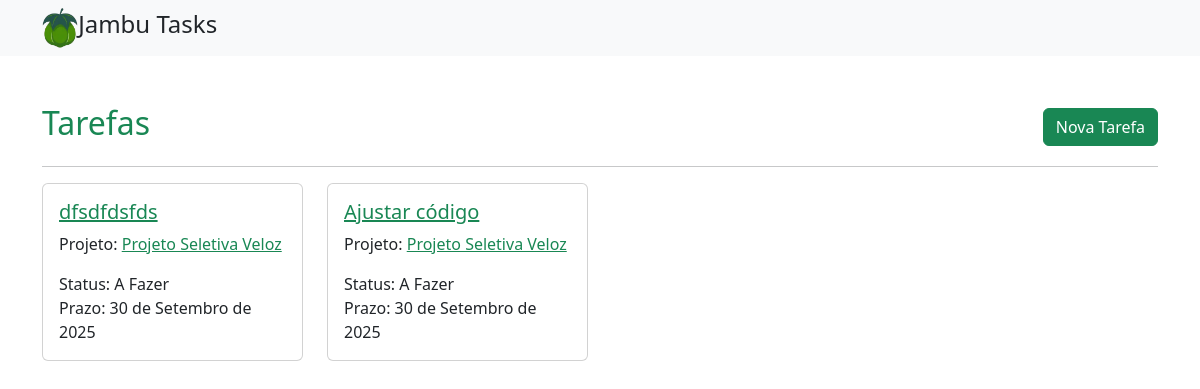
The app's page /tarefas/ (signed in), older data.
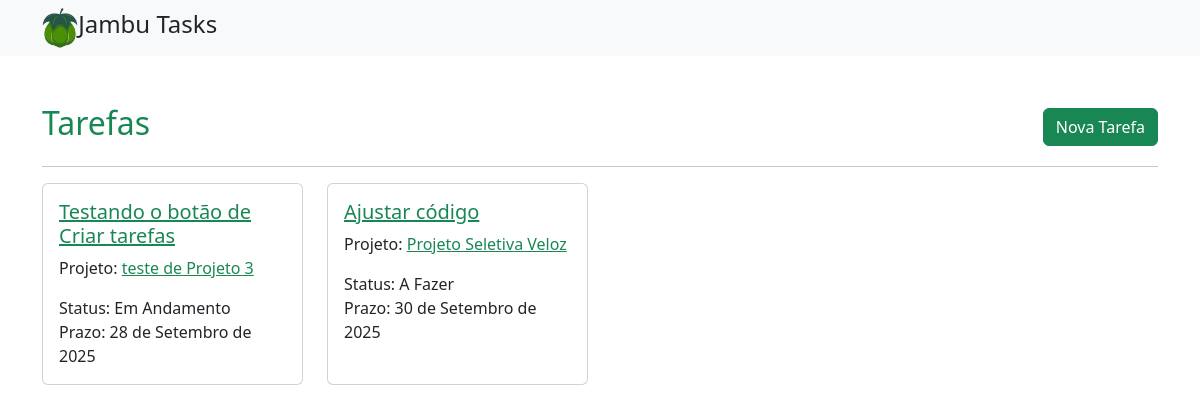
The same page, newer data.
### tarefas/models.py (models this page shows, shortened)
class Tarefa(models.Model):
    STATUS = [
        ('a_fazer', 'A Fazer'),
        ('em_andamento', 'Em Andamento'),
        ('concluida', 'Concluída'),
    ]
    nome = models.CharField("Nome", max_length=200, default="Sem nome")
    detalhes = models.TextField("Detalhes", blank=True)
    projeto = models.ForeignKey(Projeto, on_delete=models.CASCADE, verbose_name="Projeto")
    responsavel = models.ForeignKey(User, on_delete=models.SET_NULL, null=True, blank=True, related_name='minhas_tarefas', verbose_name="Responsável")
    prazo = models.DateField("Prazo", null=True, blank=True)
    status = models.CharField("Status", max_length=20, choices=STATUS, default='a_fazer')
    criado_em = models.DateTimeField("Criado em", auto_now_add=True)

### projetos/models.py (models this page shows, shortened)
class Projeto(models.Model):
    titulo = models.CharField("Título", max_length=200, default="Sem título")
    descricao = models.TextField("Descrição", blank=True)
    participantes = models.ManyToManyField(
        User,
        related_name='participacao_projetos',
        blank=True,
        verbose_name="Participantes"
    )
    criador = models.ForeignKey(
        User,
        on_delete=models.SET_NULL,
        null=True,
        related_name='projetos_criados',
        verbose_name="Criador"
    )
    criado_em = models.DateTimeField("Criado em", auto_now_add=True)

### tarefas/views.py (the view)
# urls.py: path('', ListaTarefas.as_view(), name='lista_tarefas'),
class ListaTarefas(LoginRequiredMixin, generic.ListView):
    model = Tarefa
    template_name = 'tarefas/lista_tarefas.html'
    context_object_name = 'tarefas'
    ordering = ['-criado_em']
    def get_context_data(self, **kwargs):
        contexto = super().get_context_data(**kwargs)
        contexto['projetos'] = Projeto.objects.all()
        return contexto

### tarefas/templates/tarefas/lista_tarefas.html
{% extends "base.html" %}
{% block content %}
<div class="container mt-4">
  <div class="d-flex justify-content-between align-items-center">
    <h2 class="text-success">Tarefas</h2>
    <a class="btn btn-success" href="{% url 'tarefas:criar_tarefa' %}">Nova Tarefa</a>
  </div>
  <hr>
  <div class="row">
    {% for tarefa in tarefas %}
      <div class="col-md-3 mb-4">
        <div class="card h-100">
          <div class="card-body">
            <h5 class="card-title">
              <a class="text-success" href="{% url 'tarefas:detalhe_tarefa' tarefa.pk %}">{{ tarefa.nome }}</a>
            </h5>
            <p class="card-text">
              Projeto: <a class="text-success" href="{% url 'projetos:detalhe' tarefa.projeto.pk %}">{{ tarefa.projeto.titulo }}</a>
            </p>
            <p class="card-text">
              Status: {{ tarefa.get_status_display }}<br>
              Prazo: {{ tarefa.prazo|default:"—" }}
            </p>
          </div>
        </div>
      </div>
    {% empty %}
      <div class="col-12">
        <p>Sem tarefas cadastradas.</p>
      </div>
    {% endfor %}
  </div>
</div>
{% endblock %}

Row changes from the older to the newer data that the page shows:
removed Tarefa: nome "dfsdfdsfds", projeto.titulo "Projeto Seletiva Veloz", status "A Fazer", prazo "30 de Setembro de 2025"
added Tarefa: nome "Testando o botão de Criar tarefas", projeto.titulo "teste de Projeto 3", status "Em Andamento", prazo "28 de Setembro de 2025"
